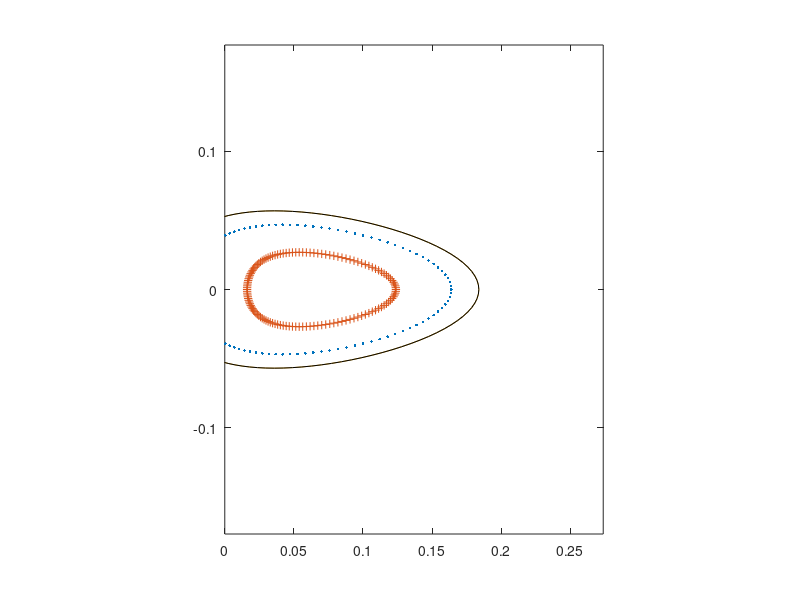

MATLAB code to generate this figure:
%%%%%%%%%%%%%%%%%%%%%%%%%%%%%%%%%%%%%%%%%%%%%%%%%%%%%%%%%%%%%%%%%%%%%%
%Script for making plasma shape, wall countour and passive structure
%for tokamaks
%Written under contract to Tokamak Energy, UK
%S. Woodruff 
%May 2014
%%%%%%%%%%%%%%%%%%%%%%%%%%%%%%%%%%%%%%%%%%%%%%%%%%%%%%%%%%%%%%%%%%%%%%
%
%Contents
%
%1.1 Plasma shape
%1.2 First wall contour
%1.2.1 Plasma chamber first wall
%1.2.2 Divetor plate
%1.3 Passive structure
%1.3.1 Stabilizing shell
%1.3.2 Vessel
%start452MA_13_pass_sxPeter3.sav

%%%%%%%%%%%%%%%%%%%%%%%%%%%%%%%%%%%%%%%%%%%%%%%%%%%%%%%%%%%%%%%%%%%%%%%

clear all 

%%%%%%%%%%%%%%%%%%%%%%%%%%%%%%%%%%
%1.1 Plasma shape
%%%%%%%%%%%%%%%%%%%%%%%%%%%%%%%%%%
r = 0.07;
a = r/1.3;
delta= 0.3;  	%triangularity
si = 0; 		%upper squareness
k = 0.5 ;		%elongation
sj = 0; 		%lower squareness
po = 64;

for i = 1:po    %poloidal angle
R(i) = r + a * cos(pi + i*pi/po + asin(delta) * sin(pi+ i*pi/po));
Z(i) = a*k*sin(pi + i*pi/po + si * sin(pi+2*i*pi/po)); %for θ < π/2
end
for i=po+1:2*po 
R(i) = r + a * cos(pi+i*pi/po + asin(delta) * sin(pi+i*pi/po));
Z(i) = a*k*sin(pi+i*pi/po + sj * sin(pi+2*i*pi/po)); %for θ > π/2
end

figure(1)
plot(R, Z, 'k')
m1=max(R)+0.05;
m2=max(Z)+0.05;
axis([0 m1 -m2 m2])
set(gca,'DataAspectRatio',[1 1 1])


fid = fopen('shape.in', 'w');

fprintf(fid, '# R [m] Z[m] \n')
for i=1:128
fprintf(fid, '%.3f %.3f \n', R(i), Z(i))
end
fclose(fid)


%%%%%%%%%%%%%%%%%%%%%%%%%%%%%%%%%%
%1.2 First wall contour
%%%%%%%%%%%%%%%%%%%%%%%%%%%%%%%%%%
%1.2.1 Chamber 1st wall
%%%%%%%%%%%%%%%%%%%%%%%%%%%%%%%%%%
%1.2.1 Divertor target plates
%%%%%%%%%%%%%%%%%%%%%%%%%%%%%%%%%%
 
a = a+0.04;%delta= 0.45;  	%triangularity
%si = 0; 		%upper squareness
%sj = 0; 		%lower squareness
%k = 2.5 ;		%elongation
po = 54;

for i = 1:po    %poloidal angle
R1(i) = r + a * cos(pi + i*pi/po + asin(delta) * sin(pi+ i*pi/po));
Z1(i) = a*k*sin(pi + i*pi/po + si * sin(pi+2*i*pi/po)); %for θ < π/2
end
for i=(po+1):(2*po) 
R1(i) = r + a * cos(pi+i*pi/po + asin(delta) * sin(pi+i*pi/po));
Z1(i) = a*k*sin(pi+i*pi/po + sj * sin(pi+2*i*pi/po)); %for θ > π/2
end

R2=R1(1:po*2);
Z2=Z1(1:po*2);
fid = fopen('wall.in', 'w');


%outboard contour
fprintf(fid, '# R [m] Z[m] \n')
for i=po-19:po+19
fprintf(fid, '%.3f %.3f \n', R2(i), Z2(i))
end

%divertor up top
fprintf(fid, '%.3f %.3f \n', 1.8, 1.15)
fprintf(fid, '%.3f %.3f \n', 0.9, 1.25)
fprintf(fid, '%.3f %.3f \n', 1.1, 1.25)
fprintf(fid, '%.3f %.3f \n', 1.2, 1.4)
fprintf(fid, '%.3f %.3f \n', 0.7, 1.4)
fprintf(fid, '%.3f %.3f \n', 0.4, 1.1) 
fprintf(fid, '%.3f %.3f \n', 0.3, 1.1)
fprintf(fid, '%.3f %.3f \n', 0.2, 1.2)
fprintf(fid, '%.3f %.3f \n', 0.1, 1.1)

%+z inboard contour
for i=2*po-18:2*po
fprintf(fid, '%.3f %.3f \n', R2(i), Z2(i))
end

%-z inboard contour
for i=1:18
fprintf(fid, '%.3f %.3f \n', R2(i), Z2(i))
end
%divertor down below
fprintf(fid, '%.3f %.3f \n', 0.1, -1.1)
fprintf(fid, '%.3f %.3f \n', 0.2, -1.2)
fprintf(fid, '%.3f %.3f \n', 0.3, -1.1)
fprintf(fid, '%.3f %.3f \n', 0.4, -1.1) 
fprintf(fid, '%.3f %.3f \n', 0.7, -1.4)
fprintf(fid, '%.3f %.3f \n', 1.2, -1.4)
fprintf(fid, '%.3f %.3f \n', 1.1, -1.25)
fprintf(fid, '%.3f %.3f \n', 0.9, -1.25)
fprintf(fid, '%.3f %.3f \n', min(R2(po-19:po+19)), min(Z2(po-19:po+19)))

%last point to close the loop
fprintf(fid, '%.3f %.3f \n', R2(po-17),Z2(po-17))

fclose(fid)


 



%%%%%%%%%%%%%%%%%%%%%%%%%%%%%%%%%%
%1.3 Passive structure
%%%%%%%%%%%%%%%%%%%%%%%%%%%%%%%%%%
%1.3.1 Stabilizers
%%%%%%%%%%%%%%%%%%%%%%%%%%%%%%%%%%


%Passive structure shape
%r = 0.7;
a = a+0.02;
%delta= 0.4;  	%triangularity
%si = 0; 		%upper squareness
%sj = 0; 		%lower squareness
%k = 2.5 ;		%elongation
%po = 60;

for i = 1:po    %poloidal angle
R3(i) = r + a * cos(pi + i*pi/po + asin(delta) * sin(pi+ i*pi/po));
Z3(i) = a*k*sin(pi + i*pi/po + si * sin(pi+2*i*pi/po)); %for θ < π/2
end
for i=po+1:(2*po) 
R3(i) = r + a * cos(pi+i*pi/po + asin(delta) * sin(pi+i*pi/po));
Z3(i) = a*k*sin(pi+i*pi/po + sj * sin(pi+2*i*pi/po)); %for θ > π/2
end

R4=R3(1:po*2);
Z4=Z3(1:po*2);
drwires=0.02;
dzwires=0.02;
resist=0.01;

fid = fopen('passive.in', 'w');

fprintf(fid, '# R [m] Z[m] Thick Resist  ID \n')

%lower stabilizer OUTER
%fprintf(fid, '%.3f %.3f %.3f %.3e LowerStab\n', R4(i), Z4(i), drwires, resist)
fprintf(fid, '%.3f %.3f %.3f %.3e LowerStabO\n', 0.4, 1.25, 0.02, 30 )
fprintf(fid, '%.3f %.3f %.3f %.3e LowerStabO\n', 0.07, 1.25, 0.02, 30)
fprintf(fid, '%.3f %.3f %.3f %.3e LowerStabO\n', 0.07, -1.25, 0.02, 40)
fprintf(fid, '%.3f %.3f %.3f %.3e LowerStabO\n', 0.4, -1.25, 0.02, 50)


%upper stabilizer OUTER
%fprintf(fid, '%.3f %.3f %.3f %.3e LowerStab\n', R4(i), Z4(i), drwires, resist)
fprintf(fid, '%.3f %.3f %.3f %.3e UpperStabO\n', 0.4, 1.25, 0.02, 30 )
fprintf(fid, '%.3f %.3f %.3f %.3e UpperStabO\n', 0.07, 1.25, 0.02, 30)
fprintf(fid, '%.3f %.3f %.3f %.3e UpperStabO\n', 0.07, -1.25, 0.02, 40)
fprintf(fid, '%.3f %.3f %.3f %.3e UpperStabO\n', 0.4, -1.25, 0.02, 50)

%lower stabilizer INNER
%fprintf(fid, '%.3f %.3f %.3f %.3e LowerStab\n', R4(i), Z4(i), drwires, resist)
fprintf(fid, '%.3f %.3f %.3f %.3e LowerStabI\n', 0.4, 1.25, 0.02, 30 )
fprintf(fid, '%.3f %.3f %.3f %.3e LowerStabI\n', 0.07, 1.25, 0.02, 30)
fprintf(fid, '%.3f %.3f %.3f %.3e LowerStabI\n', 0.07, -1.25, 0.02, 40)
fprintf(fid, '%.3f %.3f %.3f %.3e LowerStabI\n', 0.4, -1.25, 0.02, 50)


%upper stabilizer INNER
%fprintf(fid, '%.3f %.3f %.3f %.3e LowerStab\n', R4(i), Z4(i), drwires, resist)
fprintf(fid, '%.3f %.3f %.3f %.3e UpperStabI\n', 0.4, 1.25, 0.02, 30 )
fprintf(fid, '%.3f %.3f %.3f %.3e UpperStabI\n', 0.07, 1.25, 0.02, 30)
fprintf(fid, '%.3f %.3f %.3f %.3e UpperStabI\n', 0.07, -1.25, 0.02, 40)
fprintf(fid, '%.3f %.3f %.3f %.3e UpperStabI\n', 0.4, -1.25, 0.02, 50)




%%%%%%%%%%%%%%%%%%%%%%%%%%%%%%%%%%
%1.3.2 Vessel
%%%%%%%%%%%%%%%%%%%%%%%%%%%%%%%%%%


%inner VV
fprintf(fid, '%.3f %.3f %.3f %.3e InnerVV\n', 0.4, 1.25, 0.02, 30 )
fprintf(fid, '%.3f %.3f %.3f %.3e InnerVV\n', 0.07, 1.25, 0.02, 30)
fprintf(fid, '%.3f %.3f %.3f %.3e InnerVV\n', 0.07, -1.25, 0.02, 40)
fprintf(fid, '%.3f %.3f %.3f %.3e InnerVV\n', 0.4, -1.25, 0.02, 50)


%outer VV
fprintf(fid, '%.3f %.3f %.3f %.3e OuterVV\n', 0.4, 1.35, 0.02, 50 )
fprintf(fid, '%.3f %.3f %.3f %.3e OuterVV\n', 0.4, 1.50, 0.02, 50)
fprintf(fid, '%.3f %.3f %.3f %.3e OuterVV\n', 1.2, 1.50, 0.02, 50)
fprintf(fid, '%.3f %.3f %.3f %.3e OuterVV\n', 1.42, 1.00, 0.02, 50)
fprintf(fid, '%.3f %.3f %.3f %.3e OuterVV\n', 1.55, 0.5, 0.02, 50)

fprintf(fid, '%.3f %.3f %.3f %.3e OuterVV\n', 1.55, -0.5, 0.02, 50)
fprintf(fid, '%.3f %.3f %.3f %.3e OuterVV\n', 1.42, -1.00, 0.02, 50)
fprintf(fid, '%.3f %.3f %.3f %.3e OuterVV\n', 1.2, -1.50, 0.02, 50)
fprintf(fid, '%.3f %.3f %.3f %.3e OuterVV\n', 0.4, -1.50, 0.02, 50)
fprintf(fid, '%.3f %.3f %.3f %.3e OuterVV\n', 0.4, -1.35, 0.02, 50 )



fclose(fid)


figure(1)
plot( R2, Z2, '.', R, Z, '+', R3, Z3, '-', R4, Z4, 'k')
m1=max(R)+0.15;
m2=max(Z)+0.15;
axis([0 m1 -m2 m2])
set(gca,'DataAspectRatio',[1 1 1])

print -djpg -mo -portrait -solid ST50DNShape.jpg


